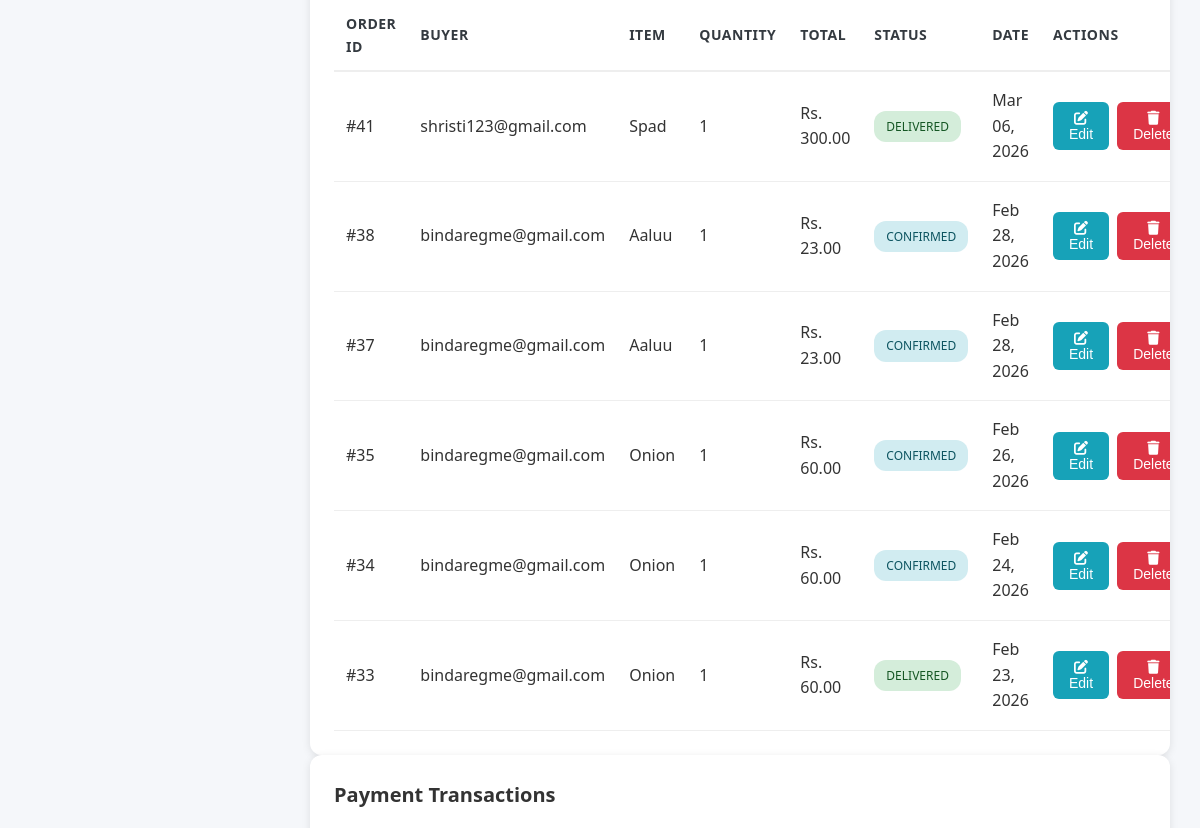
/admin-dashboard/marketplace/ (signed in, middle part), run on an earlier commit of the app's database.
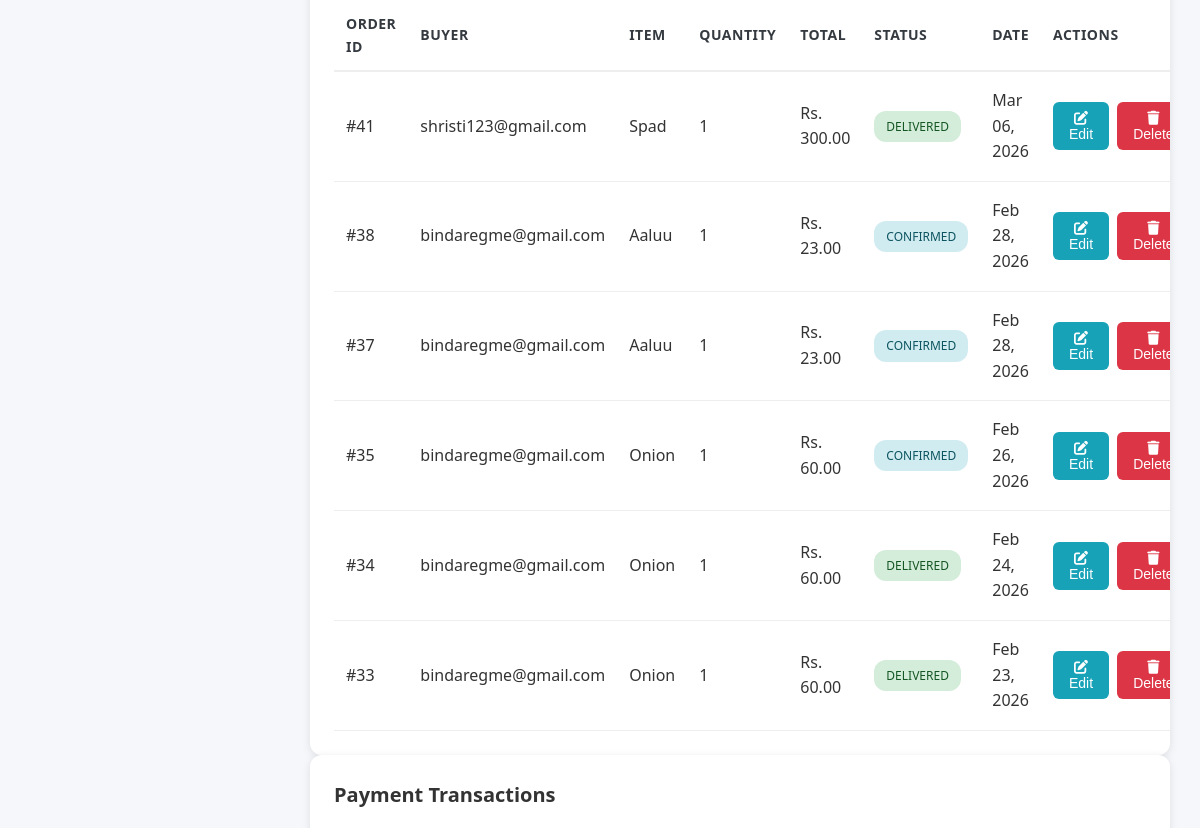
And on a later commit of the database.
### accounts/models.py (models this page shows, shortened)
class Order(models.Model):
    STATUS_PENDING = 'pending'
    STATUS_CONFIRMED = 'confirmed'
    STATUS_READY_TO_SHIP = 'ready_to_ship'
    STATUS_SHIPPED = 'shipped'
    STATUS_ON_THE_WAY = 'on_the_way'
    STATUS_DELIVERED = 'delivered'
    STATUS_CANCELLED = 'cancelled'
    STATUS_CHOICES = (
        (STATUS_PENDING, 'Pending'),
        (STATUS_CONFIRMED, 'Confirmed'),
        (STATUS_READY_TO_SHIP, 'Ready to ship'),
        (STATUS_SHIPPED, 'Shipped'),
        (STATUS_ON_THE_WAY, 'On the way'),
        (STATUS_DELIVERED, 'Delivered'),
        (STATUS_CANCELLED, 'Cancelled'),
    )
    PAYMENT_COD = 'cod'
    PAYMENT_ESEWA = 'esewa'
    PAYMENT_CHOICES = (
        (PAYMENT_COD, 'Cash on Delivery'),
        (PAYMENT_ESEWA, 'eSewa'),
    )
    PAYMENT_STATUS_PENDING = 'pending'
    PAYMENT_STATUS_COMPLETED = 'completed'
    PAYMENT_STATUS_FAILED = 'failed'
    PAYMENT_STATUS_CHOICES = (
        (PAYMENT_STATUS_PENDING, 'Pending'),
        (PAYMENT_STATUS_COMPLETED, 'Completed'),
        (PAYMENT_STATUS_FAILED, 'Failed'),
    )
    buyer = models.ForeignKey(User, on_delete=models.CASCADE, related_name='orders')
    tool = models.ForeignKey(VendorTool, on_delete=models.CASCADE, related_name='orders', null=True, blank=True)
    crop = models.ForeignKey(FarmerProduct, on_delete=models.CASCADE, related_name='orders', null=True, blank=True)
    quantity = models.PositiveIntegerField(default=1)
    total_amount = models.DecimalField(max_digits=12, decimal_places=2)
    shipping_cost = models.DecimalField(max_digits=12, decimal_places=2, default=0)
    admin_commission = models.DecimalField(max_digits=12, decimal_places=2, default=0)
    seller_amount = models.DecimalField(max_digits=12, decimal_places=2, default=0)
    status = models.CharField(max_length=20, choices=STATUS_CHOICES, default=STATUS_PENDING)
    payment_method = models.CharField(max_length=20, choices=PAYMENT_CHOICES, default=PAYMENT_COD, blank=True, null=True)
    payment_status = models.CharField(max_length=20, choices=PAYMENT_STATUS_CHOICES, default=PAYMENT_STATUS_PENDING, blank=True, null=True)
    shipping_address = models.TextField(blank=True, null=True, help_text='Delivery location/address')
    contact_number = models.CharField(max_length=20, blank=True, null=True, help_text='Phone number (required for delivery)')
    order_email = models.EmailField(blank=True, null=True, help_text='Email for this order (optional)')
    tracking_number = models.CharField(max_length=100, blank=True, null=True)
    notes = models.TextField(blank=True, null=True)
    created_at = models.DateTimeField(auto_now_add=True)
    updated_at = models.DateTimeField(auto_now=True)
    PAYOUT_PENDING = 'pending_payout'
    PAYOUT_PAID = 'paid'
    PAYOUT_STATUS_CHOICES = (
        (PAYOUT_PENDING, 'Pending payout'),
        (PAYOUT_PAID, 'Paid to seller'),
    )
    payout_status = models.CharField(
        max_length=20, choices=PAYOUT_STATUS_CHOICES, default=PAYOUT_PENDING, blank=True, null=True
    )
    payout_at = models.DateTimeField(blank=True, null=True, help_text='When admin paid this order’s amount to farmer/vendor')
    class Meta:
        ordering = ('-created_at',)

class User(AbstractBaseUser, PermissionsMixin):
    ROLE_CHOICES = (
        ('admin', 'Admin'),
        ('buyer', 'Buyer'),
        ('farmer', 'Farmer'),
        ('agricultural_expert', 'Agricultural Expert'),
        ('vendor', 'Vendor'),
    )
    email = models.EmailField(unique=True)
    phone = models.CharField(max_length=10, unique=True, blank=True, null=True)
    role = models.CharField(max_length=20, choices=ROLE_CHOICES, default='buyer')
    is_active = models.BooleanField(default=True)
    email_verified = models.BooleanField(default=False)
    is_verified = models.BooleanField(default=False)
    is_staff = models.BooleanField(default=False)
    date_joined = models.DateTimeField(auto_now_add=True)
    objects = UserManager()
    USERNAME_FIELD = 'email'
    REQUIRED_FIELDS = []

class FarmerProduct(models.Model):
    farmer = models.ForeignKey(FarmerProfile, on_delete=models.CASCADE, related_name='products')
    name = models.CharField(max_length=255)
    quantity = models.DecimalField(max_digits=12, decimal_places=2)
    unit = models.CharField(max_length=50, default='kg')
    price_per_unit = models.DecimalField(max_digits=12, decimal_places=2)
    image = models.ImageField(upload_to='product_images/', blank=True, null=True)
    is_available = models.BooleanField(default=True)
    created_at = models.DateTimeField(auto_now_add=True)
    class Meta:
        ordering = ('-created_at',)

### accounts/views.py (the view, shortened to what this page needs)
# urls.py: path('admin-dashboard/marketplace/', admin_marketplace_oversight, name='admin_marketplace_oversight'),
@login_required
def admin_marketplace_oversight(request):
    if request.user.role != 'admin':
        return _redirect_to_role_home_response(request.user)
    section = request.GET.get('section', 'overview')  # 'overview', 'tools', 'crops', 'orders', 'payments'
    status_filter = request.GET.get('status', 'all')
    search_query = request.GET.get('search', '').strip()
    context = {}
    context['farmers'] = FarmerProfile.objects.select_related('user').all()
    context['vendors'] = VendorProfile.objects.select_related('user').all()
    if section == 'overview' or section == 'tools':
        tools = VendorTool.objects.select_related('vendor', 'vendor__user').order_by('-created_at')
        if status_filter == 'available':
            tools = tools.filter(is_available=True)
        elif status_filter == 'unavailable':
            tools = tools.filter(is_available=False)
        if search_query:
            tools = tools.filter(
                Q(name__icontains=search_query) |
                Q(vendor__company_name__icontains=search_query) |
                Q(vendor__user__email__icontains=search_query)
            )
        context['tools'] = tools
        context['total_tools'] = VendorTool.objects.count()
        context['available_tools'] = VendorTool.objects.filter(is_available=True, stock_quantity__gt=0).count()
    else:
        context['tools'] = VendorTool.objects.none()
        context['total_tools'] = VendorTool.objects.count()
        context['available_tools'] = VendorTool.objects.filter(is_available=True, stock_quantity__gt=0).count()
    if section == 'overview' or section == 'crops':
        crops = FarmerProduct.objects.select_related('farmer', 'farmer__user').order_by('-created_at')
        if status_filter == 'available':
            crops = crops.filter(is_available=True)
        elif status_filter == 'unavailable':
            crops = crops.filter(is_available=False)
        if search_query:
            crops = crops.filter(
                Q(name__icontains=search_query) |
                Q(farmer__name__icontains=search_query) |
                Q(farmer__user__email__icontains=search_query)
            )
        context['crops'] = crops
        context['total_crops'] = FarmerProduct.objects.count()
        context['available_crops'] = FarmerProduct.objects.filter(is_available=True).count()
    else:
        context['crops'] = FarmerProduct.objects.none()
        context['total_crops'] = FarmerProduct.objects.count()
        context['available_crops'] = FarmerProduct.objects.filter(is_available=True).count()
    if section == 'overview' or section == 'orders':
        orders = Order.objects.select_related('buyer', 'tool', 'tool__vendor', 'crop', 'crop__farmer').order_by('-created_at')
        if status_filter != 'all':
            orders = orders.filter(status=status_filter)
        context['orders'] = orders
        context['total_orders'] = Order.objects.count()
        context['pending_orders'] = Order.objects.filter(status=Order.STATUS_PENDING).count()
        context['completed_orders'] = Order.objects.filter(status=Order.STATUS_DELIVERED).count()
    if section == 'overview' or section == 'payments':
        orders = Order.objects.select_related('buyer', 'tool', 'crop').order_by('-created_at')
        total_revenue = Order.objects.aggregate(total=Sum('total_amount'))['total'] or 0
        completed_payments = Order.objects.filter(payment_status=Order.PAYMENT_STATUS_COMPLETED).count()
        pending_payments = Order.objects.filter(payment_status=Order.PAYMENT_STATUS_PENDING).count()
        failed_payments = Order.objects.filter(payment_status=Order.PAYMENT_STATUS_FAILED).count()
        if status_filter != 'all':
            orders = orders.filter(payment_status=status_filter)
        if search_query:
            orders = orders.filter(
                Q(buyer__email__icontains=search_query) |
                Q(tool__name__icontains=search_query) |
                Q(crop__name__icontains=search_query)
            )
        context['payment_orders'] = orders
        context['total_revenue'] = float(total_revenue)
        context['completed_payments'] = completed_payments
        context['pending_payments'] = pending_payments
        context['failed_payments'] = failed_payments
    context['section'] = section
    context['status_filter'] = status_filter
    context['search_query'] = search_query
    return render(request, 'admin_marketplace_oversight.html', context)

### accounts/context_processors.py (called while the page is built)
def admin_collections_payouts_summary(request):
    if not request.user.is_authenticated or getattr(request.user, 'role', None) != 'admin':
        return {}
    from .models import Order
    collected = Order.objects.filter(payment_status=Order.PAYMENT_STATUS_COMPLETED)
    total_collected = collected.aggregate(t=Sum('total_amount'))['t'] or Decimal('0')
    pending_q = Q(payout_status__isnull=True) | Q(payout_status=Order.PAYOUT_PENDING)
    total_pending = collected.filter(pending_q).aggregate(t=Sum('total_amount'))['t'] or Decimal('0')
    total_paid_out = total_collected - total_pending
    return {
        'admin_total_collected': float(total_collected),
        'admin_total_pending_payout': float(total_pending),
        'admin_total_paid_out': float(total_paid_out),
    }

### templates/admin_marketplace_oversight.html (shortened to what this page needs)
<!DOCTYPE html>
<html lang="en">
<head>
    <link rel="stylesheet" href="/static/css/style.css">
    <link href="https://cdnjs.cloudflare.com/ajax/libs/font-awesome/6.0.0/css/all.min.css" rel="stylesheet">
</head>
<body>
    <div class="main-content">
        <div class="dashboard-content">
            {% if section == 'overview' or section == 'orders' %}
            <div class="table-container">
                {% if orders %}
                <table class="data-table">
                    <thead>
                        <tr>
                            <th>Order ID</th>
                            <th>Buyer</th>
                            <th>Item</th>
                            <th>Quantity</th>
                            <th>Total</th>
                            <th>Status</th>
                            <th>Date</th>
                            <th>Actions</th>
                        </tr>
                    </thead>
                    <tbody>
                        {% for order in orders %}
                        <tr>
                            <td>#{{ order.id }}</td>
                            <td>{{ order.buyer.email }}</td>
                            <td>
                                {% if order.tool %}
                                    {{ order.tool.name }}
                                {% elif order.crop %}
                                    {{ order.crop.name }}
                                {% else %}
                                    N/A
                                {% endif %}
                            </td>
                            <td>{{ order.quantity }}</td>
                            <td>Rs. {{ order.total_amount }}</td>
                            <td>
                                <span class="status-badge {{ order.status }}">{{ order.get_status_display }}</span>
                            </td>
                            <td>{{ order.created_at|date:"M d, Y" }}</td>
                            <td>
                                <div class="action-buttons">
                                    <button class="btn btn-edit" onclick="openEditOrderModal({{ order.id }}, '{{ order.status }}', '{{ order.payment_status }}', '{{ order.payment_method|default:"" }}', '{{ order.tracking_number|default:""|escapejs }}', '{{ order.shipping_address|default:""|escapejs }}', '{{ order.notes|default:""|escapejs }}')">
                                        <i class="fas fa-edit"></i> Edit
                                    </button>
                                    <button class="btn btn-delete" onclick="confirmDeleteOrder({{ order.id }})">
                                        <i class="fas fa-trash"></i> Delete
                                    </button>
                                </div>
                            </td>
                        </tr>
                        {% endfor %}
                    </tbody>
                </table>
                {% else %}
                <p style="text-align: center; padding: 40px; color: #999;">No orders found</p>
                {% endif %}
            </div>
            {% endif %}
            {% if section == 'overview' or section == 'payments' %}
            {% if payment_orders %}
            <div class="table-container">
                <h3 style="margin-bottom: 20px; font-size: 20px; font-weight: 600;">Payment Transactions</h3>
            </div>
            {% endif %}
            {% endif %}
        </div>
    </div>
</body>
</html>

What changed in the data, as far as the page shows it:
changed Order "Feb 24, 2026": status "CONFIRMED" → "DELIVERED"
